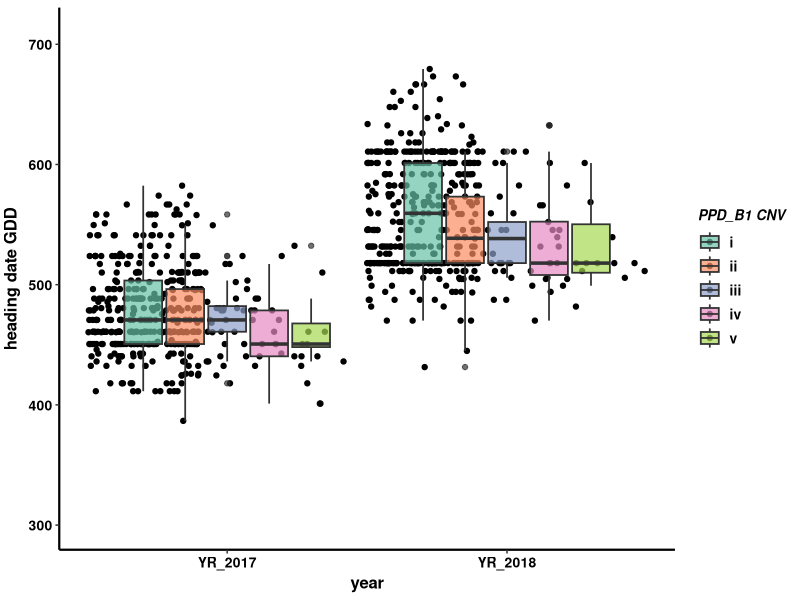
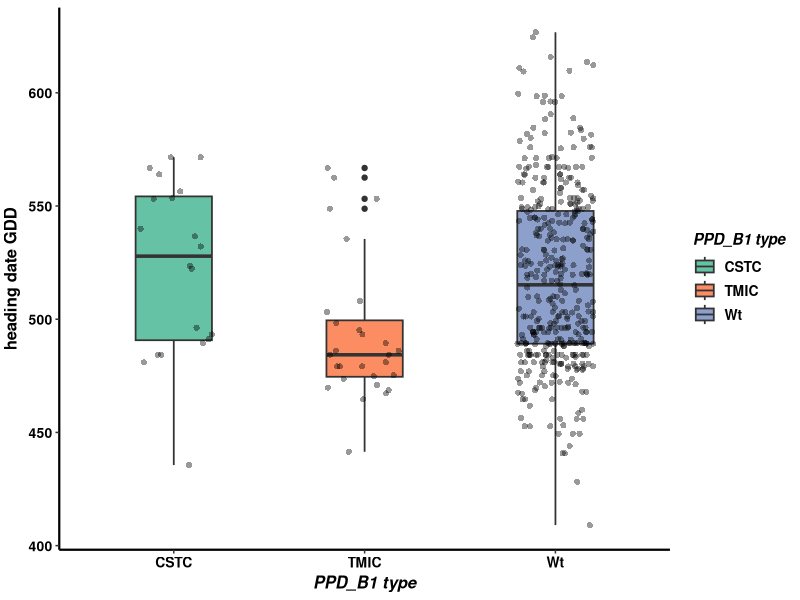

Write the R code that produced these figures, in order.
#install following packages first using install.packages()

library(ggplot2)
library(reshape2)
library(ggpubr)
library(tidyverse)
library(ggsignif)

#two years of heading date for genotypes with 5 copy number variation 
data <- read.csv("D1.csv", header=T)
head(data)
data.m <- melt(data, id.vars = "PPD_D1")
head (data.m)
q <- ggplot(data = data.m, aes(x=variable, y=value, fill = PPD_D1)) + 
  geom_point(position = position_jitterdodge()) +
  geom_boxplot(alpha=0.7, size= 0.6)
# if you want color for points replace group with colour=Label
q <- q + xlab("year") + ylab("heading date GDD")
q <- q + guides(fill=guide_legend(title= "PPD_B1 CNV" ))
q <- q + theme(axis.line = element_line(colour = "black", size = 0.75),
               panel.grid.major = element_blank(),
               panel.grid.minor = element_blank(),
               panel.border = element_blank(),
               panel.background = element_blank())
q <- q + theme(axis.title.x = element_text(face='bold',size=12,hjust=0.5),
               axis.title.y = element_text(face='bold',size=12,vjust=2),
               axis.text.x = element_text(face='bold',size=10,color='black'),
               axis.text.y = element_text(face='bold',size=10,color='black'),
               legend.title = element_text(face="bold.italic", color="black", size=10),
               legend.text = element_text(face="bold", color="black", size=10))
q <- q+ scale_y_continuous(limits = c(300,710))
q <- q+scale_fill_brewer(palette="Set2")
q 
###########
#heading dates and 3 ppd-B1 type 
data <- read.csv("C.csv", header=T)
head(data)
p <- ggplot(data = data, aes(x=PPD_D1, y=heading))
p <- p + geom_boxplot(aes(fill=PPD_D1), width=0.4, size= 0.6)
p <- p + geom_jitter(alpha=0.4, width = 0.2, size= 1.75, shape= 16)
p <- p + xlab("PPD_B1 type") + ylab("heading date GDD") 
p <- p + guides(fill=guide_legend(title="PPD_B1 type"))
p <- p + theme(axis.line = element_line(colour = "black", size = 0.75),
               panel.grid.major = element_blank(),
               panel.grid.minor = element_blank(),
               panel.border = element_blank(),
               panel.background = element_blank())
p <- p + theme(axis.title.x = element_text(face='bold.italic',size=12,hjust=0.5),
               axis.title.y = element_text(face='bold',size=12,vjust=2),
               axis.text.x = element_text(face='bold',size=10,color='black'),
               axis.text.y = element_text(face='bold',size=10,color='black'),
               legend.title = element_text(face="bold.italic", color="black", size=11),
               legend.text = element_text(face="bold", color="black", size=10))
# you can try other themes such as Paired, Purples, Greys ... 
p <- p+scale_fill_brewer(palette="Set2")
p



